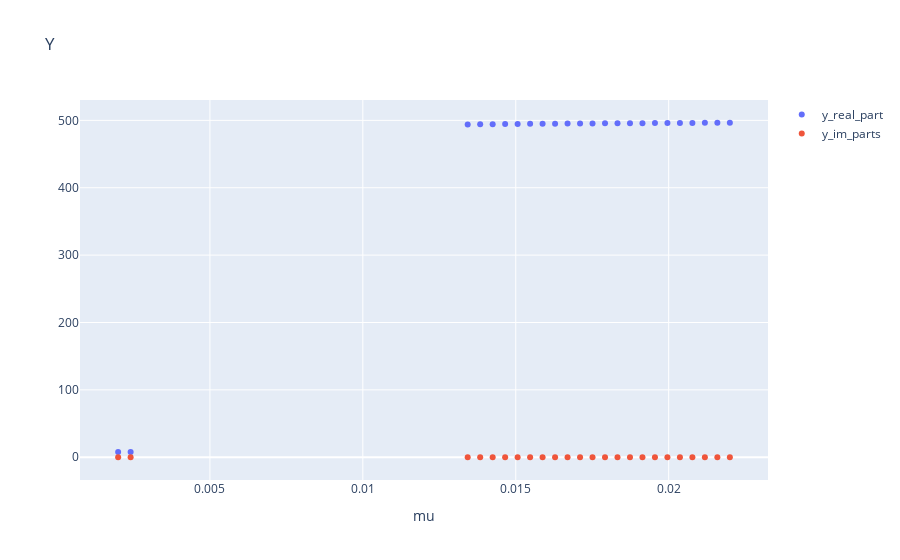

Here is the notebook cell this chart was saved with:
### Code cell
xs=[]
ys=[]
mus_bif = []
for cur_mu, sols in list(filtered_solutions_by_mu.items()):
    for xc,yc in sols:
        if yc!=0:# (σ/δ, 0) - решение, не зависящее от mu
            mus_bif.append(cur_mu)
            xs.append(float(xc.as_real_imag()[0]))
            ys.append(float(yc.as_real_imag()[0]))
            
fig = go.Figure()
fig.add_trace(go.Scatter(x=mus_bif, y=ys, mode='markers', name = "y_real_part"))
# fig.add_trace(go.Scatter(x=mus_for_im, y=y_im_parts, mode='markers', name = "y_im_parts"))
fig.update_layout(title="Y")
fig.add_trace(go.Scatter(x=mus_for_im, y=y_im_parts, mode='markers', name = "y_im_parts"))

fig.update_layout(xaxis={"title": "mu"})

### Figure 1 — Plotly figure (JSON) as saved in the notebook; plotly's stock layout.template omitted (floating-point values rounded to 4 significant figures)
{"data": [{"mode": "markers", "name": "y_real_part", "type": "scatter", "x": [0.002, 0.002408, 0.01343, 0.01384, 0.01424, 0.01465, 0.01506, 0.01547, 0.01588, 0.01629, 0.01669, 0.0171, 0.01751, 0.01792, 0.01833, 0.01873, 0.01914, 0.01955, 0.01996, 0.02037, 0.02078, 0.02118, 0.02159, 0.022], "y": [7.851, 7.971, 493.9, 494.1, 494.3, 494.5, 494.6, 494.8, 494.9, 495.1, 495.2, 495.3, 495.5, 495.6, 495.7, 495.8, 495.9, 496.0, 496.1, 496.2, 496.2, 496.3, 496.4, 496.5]}, {"mode": "markers", "name": "y_im_parts", "type": "scatter", "x": [0.002, 0.002408, 0.01343, 0.01384, 0.01424, 0.01465, 0.01506, 0.01547, 0.01588, 0.01629, 0.01669, 0.0171, 0.01751, 0.01792, 0.01833, 0.01873, 0.01914, 0.01955, 0.01996, 0.02037, 0.02078, 0.02118, 0.02159, 0.022], "y": [0, 0, 0, 0, 0, 0, 0, 0, 0, 0, 0, 0, 0, 0, 0, 0, 0, 0, 0, 0, 0, 0, 0, 0]}], "layout": {"autosize": true, "title": {"text": "Y"}, "xaxis": {"autorange": true, "range": [0.0007577, 0.02324], "title": {"text": "mu"}, "type": "linear"}, "yaxis": {"autorange": true, "range": [-40.97, 537.4], "type": "linear"}}}
